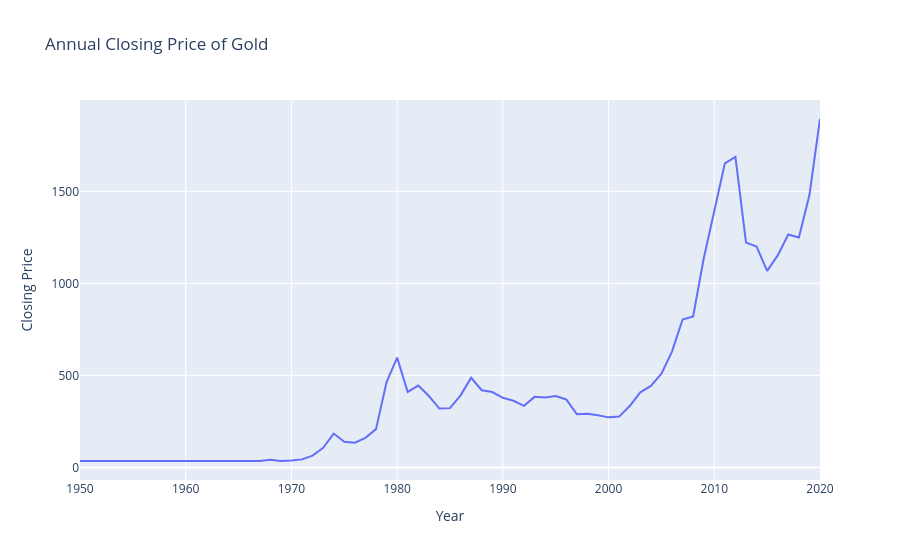

Notebook code for this chart:
### Markdown cell above
#### 👇 Tasks

- ✔️ Using `df_gold`, create a line chart that displays the closing price by year.
- ✔️ Store your figure to a variable named `fig`.
- ✔️ Add an appropriate title to your figure.
- ✔️ Display the figure using `fig.show()`

### Code cell
# YOUR CODE BEGINS
fig = px.line(
    df_gold, x="Year", y="Closing Price", title="Annual Closing Price of Gold"
)
fig.show()
# YOUR CODE ENDS

### Figure 1 — Plotly figure (JSON) as saved in the notebook; plotly's stock layout.template omitted (floating-point values rounded to 4 significant figures)
{"data": [{"hovertemplate": "Year=%{x}<br>Closing Price=%{y}<extra></extra>", "legendgroup": "", "line": {"color": "#636efa", "dash": "solid"}, "marker": {"symbol": "circle"}, "mode": "lines", "name": "", "orientation": "v", "showlegend": false, "type": "scatter", "x": [1950, 1951, 1952, 1953, 1954, 1955, 1956, 1957, 1958, 1959, 1960, 1961, 1962, 1963, 1964, 1965, 1966, 1967, 1968, 1969, 1970, 1971, 1972, 1973, 1974, 1975, 1976, 1977, 1978, 1979, 1980, 1981, 1982, 1983, 1984, 1985, 1986, 1987, 1988, 1989, 1990, 1991, 1992, 1993, 1994, 1995, 1996, 1997, 1998, 1999, 2000, 2001, 2002, 2003, 2004, 2005, 2006, 2007, 2008, 2009, 2010, 2011, 2012, 2013, 2014, 2015, 2016, 2017, 2018, 2019, 2020], "xaxis": "x", "y": [34.72, 34.66, 34.79, 34.85, 35.04, 34.97, 34.9, 34.99, 35.09, 35.05, 35.54, 35.15, 35.08, 35.08, 35.12, 35.13, 35.18, 35.19, 41.11, 35.19, 37.43, 43.45, 63.78, 106.2, 183.7, 139.3, 133.7, 160.5, 207.9, 463.7, 596.7, 410.1, 444.8, 388.1, 319.6, 322.0, 391.6, 487.1, 419.2, 409.7, 378.2, 361.9, 334.7, 383.2, 379.5, 387.4, 369.3, 288.8, 291.4, 283.7, 271.9, 276.0, 333.3, 407.7, 443.0, 509.4, 629.5, 803.6, 819.9, 1135.0, 1394.0, 1653.0, 1687.0, 1222.0, 1200.0, 1068.0, 1152.0, 1266.0, 1250.0, 1480.0, 1894.0], "yaxis": "y"}], "layout": {"legend": {"tracegroupgap": 0}, "title": {"text": "Annual Closing Price of Gold"}, "xaxis": {"anchor": "y", "domain": [0, 1], "title": {"text": "Year"}}, "yaxis": {"anchor": "x", "domain": [0, 1], "title": {"text": "Closing Price"}}}}
